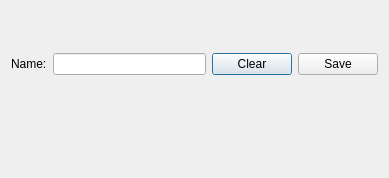
<?xml version="1.0" encoding="UTF-8"?>
<ui version="4.0">
 <class>Dialog</class>
 <widget class="QDialog" name="Dialog">
  <property name="geometry">
   <rect>
    <x>0</x>
    <y>0</y>
    <width>389</width>
    <height>178</height>
   </rect>
  </property>
  <property name="windowTitle">
   <string>Dialog</string>
  </property>
  <layout class="QVBoxLayout" name="verticalLayout">
   <item>
    <layout class="QHBoxLayout" name="horizontalLayout">
     <item>
      <widget class="QLabel" name="label">
       <property name="text">
        <string>Name:</string>
       </property>
      </widget>
     </item>
     <item>
      <widget class="QLineEdit" name="txtName"/>
     </item>
     <item>
      <widget class="QPushButton" name="btnClear">
       <property name="text">
        <string>Clear</string>
       </property>
       <property name="icon">
        <iconset>
         <normalon>:/resources/images/file.png</normalon>
        </iconset>
       </property>
      </widget>
     </item>
     <item>
      <widget class="QPushButton" name="btnSave">
       <property name="text">
        <string>Save</string>
       </property>
       <property name="icon">
        <iconset>
         <normalon>:/resources/images/disk.png</normalon>
        </iconset>
       </property>
      </widget>
     </item>
    </layout>
   </item>
   <item>
    <widget class="QDialogButtonBox" name="buttonBox">
     <property name="standardButtons">
      <set>QDialogButtonBox::NoButton</set>
     </property>
    </widget>
   </item>
  </layout>
 </widget>
 <resources/>
 <connections/>
</ui>
